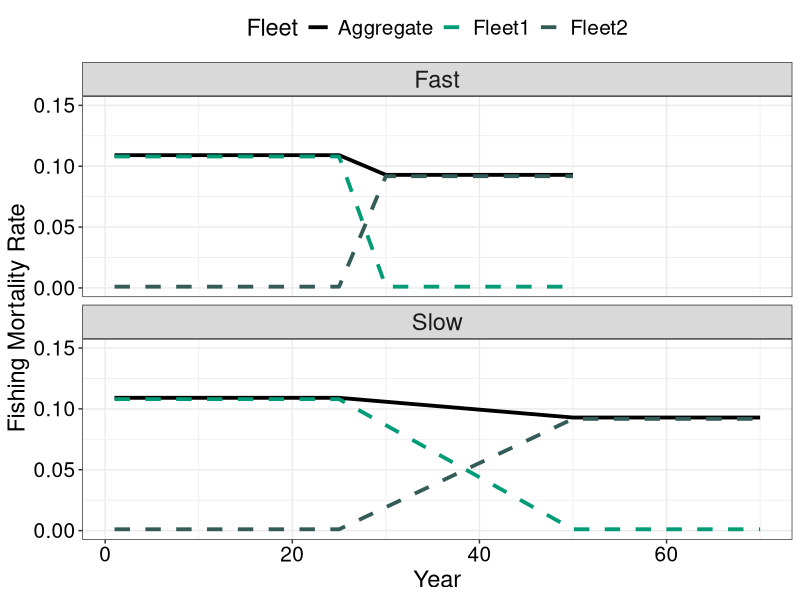
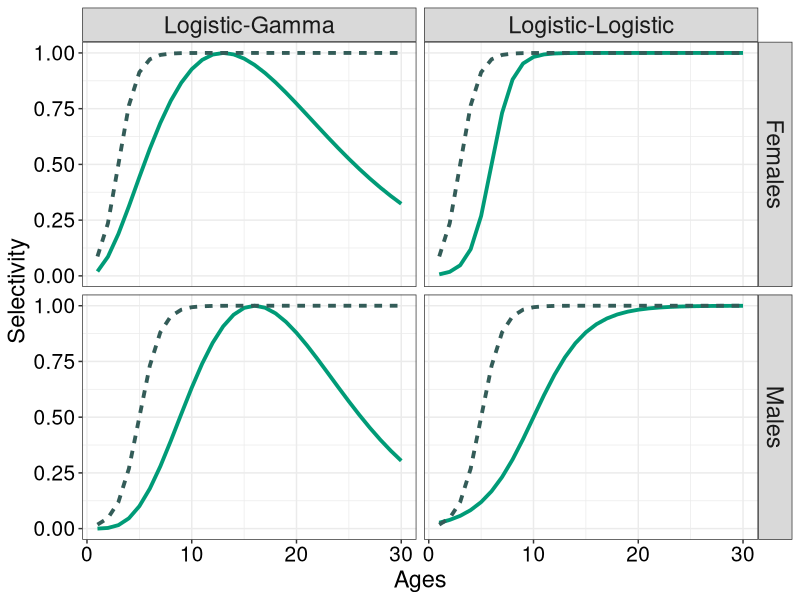
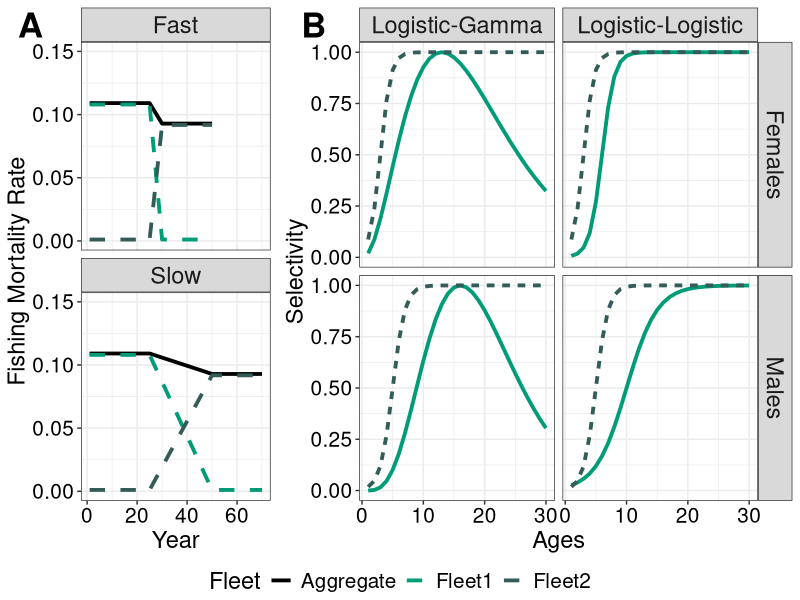

Recreate these plots in R, in order.
# Purpose: To plot and illustrate OM scenarios
# Creator: Matthew LH. Cheng (UAF-CFOS)
# Date 3/13/23


# Set Up ------------------------------------------------------------------

library(here)
library(tidyverse)
library(ggpubr)


# Fleet Structure Shift ---------------------------------------------------

### Fast --------------------------------------------------------------------

chngpoint <- 24     # Change point for fmort
chngpoint_end <- 29 # when does change point end
mean_nat_mort <- 0.108 # Mean M
min_rel_F1_M <- 0.01 # Min F relative to M
max_rel_F2_M <- 0.85  # Max F relative to M
Start_F1 <- 1 * mean_nat_mort # Start F1
Start_F2 <- 0.01 * mean_nat_mort # Start F2
Fish_Start_yr <- 0
n_years <- 50

# Decrease Change
# F stays constant initially
constant_F1 <- seq(Start_F1, Start_F1, length.out = length(Fish_Start_yr:chngpoint))
# Change point for F (Ramp)
change_F1 <- seq(Start_F1, (min_rel_F1_M * mean_nat_mort), length.out = length(chngpoint:chngpoint_end))
# Change point end (plateaus/stays constant now)
change_F1_const <- seq((min_rel_F1_M * mean_nat_mort), (min_rel_F1_M * mean_nat_mort),
                      length.out = length(chngpoint_end:(n_years-1)))

# Increase Change
constant_F2 <- seq(Start_F2, Start_F2, length.out = length(Fish_Start_yr:chngpoint))
# Change point for F (Ramp)
change_F2 <- seq(Start_F2, (max_rel_F2_M * mean_nat_mort), length.out = length(chngpoint:chngpoint_end))
# Change point end (plateaus/stays constant now)
change_F2_const <- seq((max_rel_F2_M * mean_nat_mort), (max_rel_F2_M * mean_nat_mort),
                       length.out = length(chngpoint_end:(n_years-1)))

# Make F vector here
F_vec1 <- as.numeric(c(constant_F1, change_F1[-1], change_F1_const[-1]))
F_vec2 <- as.numeric(c(constant_F2, change_F2[-1], change_F2_const[-1]))

# Coerce into dataframe
fleet_change_fast <- data.frame(Fleet1 = F_vec1, Fleet2 = F_vec2, Year = 1:n_years,
                           Type = "Fast") %>% 
  pivot_longer(cols = c(Fleet1, Fleet2), names_to = "Fleet", values_to = "Fs")


### Slow --------------------------------------------------------------------

chngpoint <- 24     # Change point for fmort
chngpoint_end <- 49 # when does change point end
mean_nat_mort <- 0.108 # Mean M
min_rel_F1_M <- 0.01 # Min F relative to M
max_rel_F2_M <- 0.85  # Max F relative to M
Start_F1 <- 1 * mean_nat_mort # Start F1
Start_F2 <- 0.01 * mean_nat_mort # Start F2
Fish_Start_yr <- 0
n_years <- 50

# Decrease Change
# F stays constant initially
constant_F1 <- seq(Start_F1, Start_F1, length.out = length(Fish_Start_yr:chngpoint))
# Change point for F (Ramp)
change_F1 <- seq(Start_F1, (min_rel_F1_M * mean_nat_mort), length.out = length(chngpoint:chngpoint_end))
# Change point end (plateaus/stays constant now)
change_F1_const <- seq((min_rel_F1_M * mean_nat_mort), (min_rel_F1_M * mean_nat_mort),
                       length.out = length(chngpoint_end:(n_years-1)))

# Increase Change
constant_F2 <- seq(Start_F2, Start_F2, length.out = length(Fish_Start_yr:chngpoint))
# Change point for F (Ramp)
change_F2 <- seq(Start_F2, (max_rel_F2_M * mean_nat_mort), length.out = length(chngpoint:chngpoint_end))
# Change point end (plateaus/stays constant now)
change_F2_const <- seq((max_rel_F2_M * mean_nat_mort), (max_rel_F2_M * mean_nat_mort),
                       length.out = length(chngpoint_end:(n_years-1)))

# Make F vector here
F_vec1 <- as.numeric(c(constant_F1, change_F1[-1], change_F1_const[-1]))
F_vec2 <- as.numeric(c(constant_F2, change_F2[-1], change_F2_const[-1]))
F_vec1 <- c(F_vec1, rep(0.0010800, 20))
F_vec2 <- c(F_vec2, rep(0.0918000, 20))
# Coerce into dataframe
fleet_change_slow <- data.frame(Fleet1 = F_vec1, Fleet2 = F_vec2, Year = 1:70,
                                Type = "Slow") %>% 
  pivot_longer(cols = c(Fleet1, Fleet2), names_to = "Fleet", values_to = "Fs")


# Plot Fleet Structure Change Scenarios -------------------------------------------------------------------

# Coerce into dataframe
fleet_change_all <- rbind(fleet_change_fast, fleet_change_slow)

# Get aggregate F
agg_F <- fleet_change_all %>% 
  group_by(Type, Year) %>% 
  summarize(Fs = sum(Fs)) %>% 
  mutate(Fleet = "Aggregate")

# Bind together
fleet_change_all <- rbind(fleet_change_all, agg_F)

png(here("figs", "Hypothetical_OM", "Fleet_Str_Change.png"), width = 650, height = 350)
(fleet_plot <- ggplot() +
  geom_line(fleet_change_all, mapping = aes(x = Year, y = Fs, 
                                            color = Fleet, lty = Fleet),  size = 1.3) +
  scale_color_manual(values = c("black", "#009B77", "#335C58")) +
  scale_linetype_manual(values = c(1, 2, 2)) +
  facet_wrap(~Type, ncol = 1) +
  theme_bw() +
  labs(x = "Year", y = "Fishing Mortality Rate") +
  ylim(0, 0.15) +
  theme(legend.position = "top",
        axis.title = element_text(size = 17),
        axis.text = element_text(size = 15, color = "black"),
        legend.title = element_text(size = 17),
        legend.text = element_text(size = 15),
        strip.text = element_text(size = 17)))
dev.off()


# Selectivity Differences -------------------------------------------------

bins <- 1:30

### Logistic-Logistic ----------------------------------------------------------------

# Get a50 value males
a50m1 <- 5
a50m2 <- 10
deltam1 <- 1
deltam2 <- 2.5

# Get a50 value females
a50f1 <- 3
a50f2 <- 6
deltaf1 <- 0.85
deltaf2 <- 1

# Compute selex 
selexm1 <- cbind(1 / (1 + exp(-1 * ((bins - a50m1)/deltam1) )), "Males", "Fleet 2", age = bins)
selexm2 <- cbind(1 / (1 + exp(-1 * ((bins - a50m2)/deltam2) )) , "Males", "Fleet 1", age = bins)
selexf1 <- cbind(1 / (1 + exp(-1 * ((bins - a50f1)/deltaf1) )) , "Females", "Fleet 2", age = bins)
selexf2 <- cbind(1 / (1 + exp(-1 * ((bins - a50f2)/deltaf2) )) , "Females", "Fleet 1", age = bins)

# Bind these together
selex_logist <- data.frame(rbind(selexm1, selexm2, selexf1, selexf2), Type = "Logistic-Logistic")
colnames(selex_logist) <- c("Selex", "Sex", "Fleet", "Age", "Type")


### Logistic-Gamma ----------------------------------------------------------

# Gamma parameters
amaxm2 <- 16
deltam2 <- 8
amaxf2 <- 13
deltaf2 <- 10

# Get Selex here
pm2 <- (0.5 * (sqrt(amaxm2^2 + 4*deltam2^2) - amaxm2))
selex_m2 <- cbind((bins/amaxm2) ^ (amaxm2/pm2) * exp((amaxm2 - bins) / pm2), "Males", "Fleet 1", age = bins)
pf2 <- (0.5 * (sqrt(amaxf2^2 + 4*deltaf2^2) - amaxf2))
selex_f2 <- cbind((bins/amaxf2) ^ (amaxf2/pf2) * exp((amaxf2 - bins) / pf2), "Females", "Fleet 1", age = bins)

# Exponential Logistic parameters
# Get alpha_f2 value
# alpha_f2 <- 0.6  # Degree of doming
# # Get beta_f2 value
# beta_f2 <- 8
# # Get gamma_f2 value
# gamma_f2 <- 0.05
# 
# # Define parts of the equation
# first_f2 = (1 / (1 - gamma_f2)) 
# second_f2 = ((1 - gamma_f2) / gamma_f2)^gamma_f2
# third_f2 = exp( alpha_f2 * gamma_f2 * (beta_f2 - bins ) )
# fourth_f2 = 1 + exp(alpha_f2 * (beta_f2 - bins))
# 
# # Calculate selectivity here
# selex_f2 = cbind(first_f2 * second_f2 * (third_f2/fourth_f2), "Females", "Fleet 1", age = bins)
# 
# # Get alpha_m2 value
# alpha_m2 <- 0.5  # Degree of doming
# # Get beta_m2 value
# beta_m2 <- 12
# # Get gamma_m2 value
# gamma_m2 <- 0.1
# 
# # Define parts of the equation
# first_m2 = (1 / (1 - gamma_m2)) 
# second_m2 = ((1 - gamma_m2) / gamma_m2)^gamma_m2
# third_m2 = exp( alpha_m2 * gamma_m2 * (beta_m2 - bins ) )
# fourth_m2 = 1 + exp(alpha_m2 * (beta_m2 - bins))
# 
# # Calculate selectivity here
# selex_m2 = cbind(first_m2 * second_m2 * (third_m2/fourth_m2), "Males", "Fleet 1", age = bins)

# Bind these together
selex_gamma <- data.frame(rbind(selexm1, selex_m2, selexf1, selex_f2), Type = "Logistic-Gamma")
colnames(selex_gamma) <- c("Selex", "Sex", "Fleet", "Age", "Type")

# Plot Selectivity Scenarios -------------------------------------------------------------------

# Coerce into dataframe
selex_all <- rbind(selex_logist, selex_gamma)

png(here("figs", "Hypothetical_OM", "Selex_Scenario.png"), width = 650, height = 500)
(selex_plot <- ggplot(selex_all, aes(x = as.numeric(Age), y = as.numeric(paste(Selex)), color = Fleet, lty = Fleet)) +
  geom_line(size = 1.3) + 
  scale_color_manual(values = c("#009B77", "#335C58")) +
  facet_grid(Sex~Type) +
  theme_bw() +
  labs(x = "Ages", y = "Selectivity") +
  theme(legend.position = "none",
        axis.title = element_text(size = 17),
        axis.text = element_text(size = 15, color = "black"),
        legend.title = element_text(size = 17),
        legend.text = element_text(size = 15),
        strip.text = element_text(size = 17)))
dev.off()


# Combine plots -----------------------------------------------------------

png(here("figs", "Hypothetical_OM", "OM_Scenarios.png"), width = 1000, height = 750)
ggarrange(fleet_plot, selex_plot, ncol = 2, 
          common.legend = TRUE, legend="bottom",
          labels = c("A", "B"), 
          font.label = list(size = 25), label.x = 0.02, widths = c(0.8, 1.5))
dev.off()             
  
